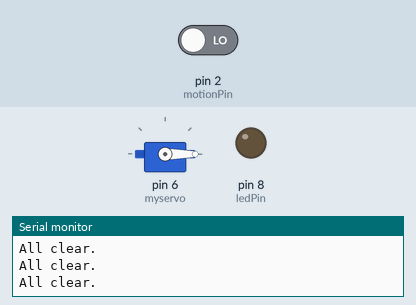
This sketch was run on a simulated Arduino Uno, built with avr-gcc and run on an emulated ATmega328P. Shown: servo, output pins drawn as LEDs (lit = HIGH), the last lines printed to the serial monitor. The inputs (shaded band) are chosen by the test bench; at power-on: pin 2 (motionPin) LOW.

Above: at 2.8 s.
2.9 s: pin 2 (motionPin) driven HIGH
At 4.1 s:
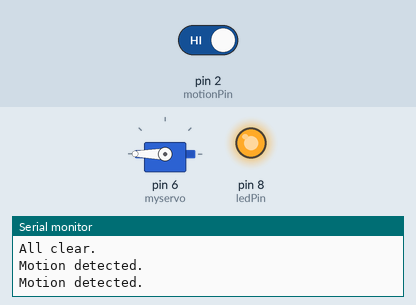
4.5 s: pin 2 (motionPin) driven LOW
At 5.7 s:
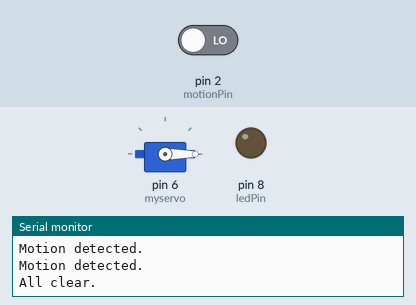
Timing chart, 0 to 7.5 s (numbered marks = the images above; inputs shaded):
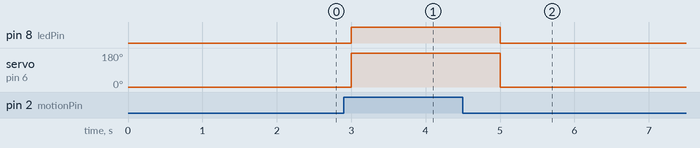

Measured:
- after the input at 2.9 s, pin 8 (ledPin): LOW → HIGH after 0.10 s; servo on pin 6 (myservo): 0° → 180° after 0.10 s
- after the input at 4.5 s, pin 8 (ledPin): HIGH → LOW after 0.50 s; servo on pin 6 (myservo): 180° → 0° after 0.50 s

The sketch:

motionsensor_sservo_LED.ino
```cpp
#include<Servo.h>

Servo myservo;

int ledPin = 8; // LED output
int motionPin = 2; // PIR sensor pin
int motionStatus = 0; // Motion detected status

void setup() {
    pinMode(ledPin, OUTPUT);
    pinMode(motionPin, INPUT);
    myservo.attach(6);
    Serial.begin(9600);
}

void loop() {
    motionStatus = digitalRead(motionPin);
    if (motionStatus == HIGH) { // When motion is detected
        digitalWrite(ledPin, HIGH); // turn LED ON
        myservo.write(180);
        Serial.println("Motion detected."); // Print motion detected message
        delay(1000);
    }
    else {
        digitalWrite(ledPin, LOW); // Turn LED OFF if no motion is detected
        Serial.println("All clear."); // Print all clear message
        myservo.write(0);
        delay(1000);
    }
}
```
